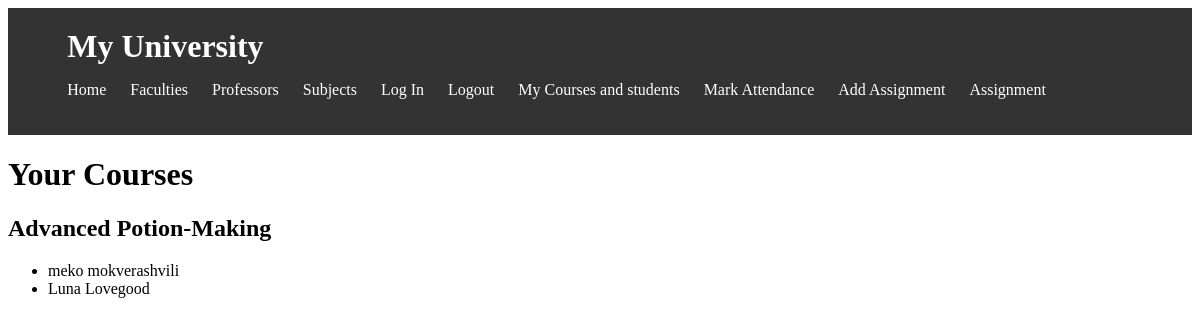
Before: /professor/subjects/ (signed in) with the older database file.
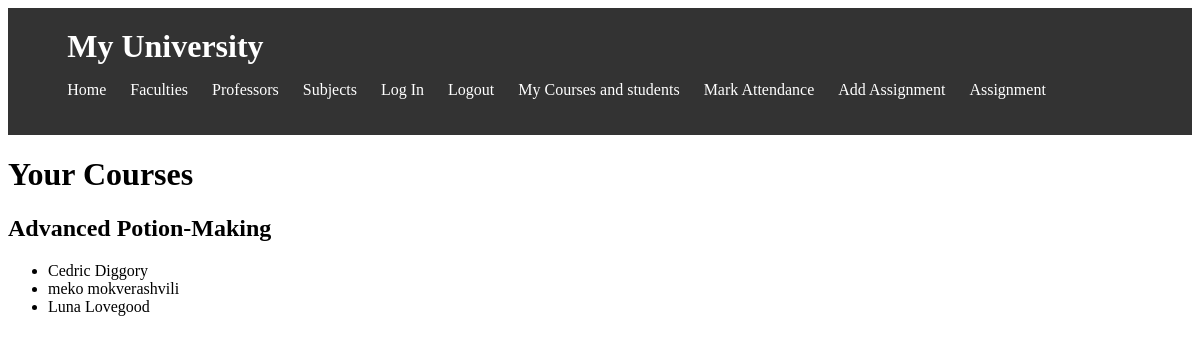
After: the same page with the newer database file.
### university/models/course.py (models this page shows, shortened)
class Course(models.Model):
    name = models.CharField(max_length=100, verbose_name=_('Course Name'))
    description = models.TextField(verbose_name=_('Description'))
    professor = models.ForeignKey('university.Professor', on_delete=models.CASCADE, related_name='courses',
                                  verbose_name=_('Professor'), blank=True, null=True)
    syllabus = models.FileField(upload_to='university/syllabus/', verbose_name=_('Syllabus'))
    number_of_credits = models.PositiveIntegerField(verbose_name=_('Number of Credits'), default=0, blank=True)
    created_at = models.DateTimeField(auto_now_add=True, verbose_name=_('Created At'))
    updated_at = models.DateTimeField(auto_now=True, verbose_name=_('Updated At'))
    class Meta:
        verbose_name = _('Course')
        verbose_name_plural = _('Courses')
        ordering = ('-created_at',)

### university/models/Taking_Subjects.py (models this page shows, shortened)
class TakingSubjects(models.Model):
    student = models.ForeignKey(Student, on_delete=models.CASCADE, related_name='taken_subjects',
                                 verbose_name=_('Student'))
    course = models.ForeignKey(Course, on_delete=models.CASCADE, related_name='students_taking',
                               verbose_name=_('Course'))
    semester = models.PositiveIntegerField(verbose_name=_('Semester'), default=1,
                                           validators=[MinValueValidator(1), MaxValueValidator(8)])  # Assuming a semester range from 1 to 8
    created_at = models.DateTimeField(auto_now_add=True, verbose_name=_('Created At'))
    updated_at = models.DateTimeField(auto_now=True, verbose_name=_('Updated At'))
    class Meta:
        verbose_name = _('Taking Subject')
        verbose_name_plural = _('Taking Subjects')
        ordering = ('-created_at',)

### university/models/student.py (models this page shows, shortened)
class Student(models.Model):
    user = models.OneToOneField(User, on_delete=models.SET_NULL, related_name='student', null=True, blank=True)
    first_name = models.CharField(max_length=100, verbose_name=_('First Name'))
    last_name = models.CharField(max_length=100, verbose_name=_('Last Name'))
    email = models.EmailField(max_length=100, verbose_name=_('Email'), default='', blank=True)
    gpa = models.FloatField(
        verbose_name='GPA',
        validators=[MaxValueValidator(4.0)],
        default=0.0
    )
    faculty = models.ForeignKey('university.Faculty', on_delete=models.CASCADE, related_name='students',
                                verbose_name=_('Faculty'), blank=True, null=True)
    created_at = models.DateTimeField(auto_now_add=True, verbose_name=_('Created At'))
    updated_at = models.DateTimeField(auto_now=True, verbose_name=_('Updated At'))
    class Meta:
        verbose_name = _('Student')
        verbose_name_plural = _('Students')
        ordering = ('-created_at',)

### university/views/professor.py (the view)
# urls.py: path('professor/subjects/', professor_subjects, name='professor_subjects'),
@login_required
def professor_subjects(request):
    professor = request.user.professor
    courses = Course.objects.filter(professor=professor)
    courses_with_students = []
    for course in courses:
        students_taking_course = TakingSubjects.objects.filter(course=course)
        courses_with_students.append({'course': course, 'students': students_taking_course})
    return render(request, 'university/professor_subjects.html',
                  {'courses_with_students': courses_with_students})

### university/templates/university/professor_subjects.html
{% block content %}
    {% include 'university/header.html' %}
    <h1>Your Courses</h1>
    {% for course_data in courses_with_students %}
        <h2>{{ course_data.course.name }}</h2>
        <ul>
            {% for student in course_data.students %}
                <li>{{ student.student.first_name }} {{ student.student.last_name }}</li>
            {% empty %}
                <li>No students taking this course</li>
            {% endfor %}
        </ul>
    {% endfor %}
{% endblock %}

Changed rows visible on the page:
added TakingSubjects: student.first_name "Cedric", student.last_name "Diggory"
